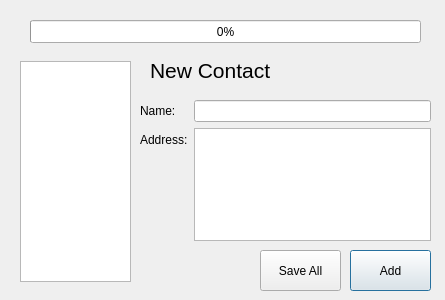
<?xml version="1.0" encoding="UTF-8"?>
<ui version="4.0">
 <class>Dialog</class>
 <widget class="QDialog" name="Dialog">
  <property name="geometry">
   <rect>
    <x>0</x>
    <y>0</y>
    <width>445</width>
    <height>300</height>
   </rect>
  </property>
  <property name="windowTitle">
   <string>Dialog</string>
  </property>
  <widget class="QProgressBar" name="progressBar">
   <property name="geometry">
    <rect>
     <x>30</x>
     <y>20</y>
     <width>391</width>
     <height>23</height>
    </rect>
   </property>
   <property name="value">
    <number>0</number>
   </property>
  </widget>
  <widget class="QLabel" name="title">
   <property name="geometry">
    <rect>
     <x>150</x>
     <y>20</y>
     <width>261</width>
     <height>101</height>
    </rect>
   </property>
   <property name="font">
    <font>
     <pointsize>16</pointsize>
    </font>
   </property>
   <property name="text">
    <string>New Contact</string>
   </property>
  </widget>
  <widget class="QListWidget" name="list">
   <property name="geometry">
    <rect>
     <x>20</x>
     <y>61</y>
     <width>111</width>
     <height>221</height>
    </rect>
   </property>
  </widget>
  <widget class="QWidget" name="formLayoutWidget">
   <property name="geometry">
    <rect>
     <x>140</x>
     <y>100</y>
     <width>291</width>
     <height>141</height>
    </rect>
   </property>
   <layout class="QFormLayout" name="formLayout">
    <item row="0" column="1">
     <widget class="QLineEdit" name="name_entered"/>
    </item>
    <item row="0" column="0">
     <widget class="QLabel" name="name">
      <property name="text">
       <string>Name: </string>
      </property>
     </widget>
    </item>
    <item row="1" column="0">
     <widget class="QLabel" name="address">
      <property name="text">
       <string>Address:</string>
      </property>
     </widget>
    </item>
    <item row="1" column="1">
     <widget class="QTextEdit" name="address_entered"/>
    </item>
   </layout>
  </widget>
  <widget class="QPushButton" name="add">
   <property name="geometry">
    <rect>
     <x>350</x>
     <y>250</y>
     <width>81</width>
     <height>41</height>
    </rect>
   </property>
   <property name="text">
    <string>Add</string>
   </property>
  </widget>
  <widget class="QPushButton" name="save_all">
   <property name="geometry">
    <rect>
     <x>260</x>
     <y>250</y>
     <width>81</width>
     <height>41</height>
    </rect>
   </property>
   <property name="text">
    <string>Save All</string>
   </property>
  </widget>
 </widget>
 <resources/>
 <connections/>
</ui>
